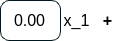
<?xml version="1.0" encoding="UTF-8"?>
<ui version="4.0">
 <class>BoxesClass</class>
 <widget class="QWidget" name="BoxesClass">
  <property name="geometry">
   <rect>
    <x>0</x>
    <y>0</y>
    <width>123</width>
    <height>41</height>
   </rect>
  </property>
  <property name="minimumSize">
   <size>
    <width>123</width>
    <height>41</height>
   </size>
  </property>
  <property name="maximumSize">
   <size>
    <width>123</width>
    <height>41</height>
   </size>
  </property>
  <property name="windowTitle">
   <string>Boxes</string>
  </property>
  <property name="styleSheet">
   <string notr="true">background-color: #ffffff;

</string>
  </property>
  <layout class="QHBoxLayout" name="horizontalLayout">
   <property name="spacing">
    <number>0</number>
   </property>
   <property name="leftMargin">
    <number>0</number>
   </property>
   <property name="topMargin">
    <number>0</number>
   </property>
   <property name="rightMargin">
    <number>0</number>
   </property>
   <property name="bottomMargin">
    <number>0</number>
   </property>
   <item>
    <widget class="QDoubleSpinBox" name="box">
     <property name="sizePolicy">
      <sizepolicy hsizetype="Fixed" vsizetype="Fixed">
       <horstretch>0</horstretch>
       <verstretch>0</verstretch>
      </sizepolicy>
     </property>
     <property name="minimumSize">
      <size>
       <width>61</width>
       <height>41</height>
      </size>
     </property>
     <property name="maximumSize">
      <size>
       <width>61</width>
       <height>41</height>
      </size>
     </property>
     <property name="font">
      <font>
       <family>Arial</family>
       <pointsize>12</pointsize>
       <bold>false</bold>
      </font>
     </property>
     <property name="styleSheet">
      <string notr="true">color: #000000;
border:  1px solid #00171F;
border-radius: 9px;</string>
     </property>
     <property name="alignment">
      <set>Qt::AlignmentFlag::AlignCenter</set>
     </property>
     <property name="buttonSymbols">
      <enum>QAbstractSpinBox::ButtonSymbols::NoButtons</enum>
     </property>
     <property name="minimum">
      <double>-999999999.990000009536743</double>
     </property>
     <property name="maximum">
      <double>999999999.990000009536743</double>
     </property>
     <property name="stepType">
      <enum>QAbstractSpinBox::StepType::DefaultStepType</enum>
     </property>
    </widget>
   </item>
   <item>
    <widget class="QLabel" name="x_n">
     <property name="minimumSize">
      <size>
       <width>31</width>
       <height>41</height>
      </size>
     </property>
     <property name="maximumSize">
      <size>
       <width>31</width>
       <height>41</height>
      </size>
     </property>
     <property name="font">
      <font>
       <family>Arial</family>
       <pointsize>12</pointsize>
      </font>
     </property>
     <property name="styleSheet">
      <string notr="true">color: #000000;
border: none;
</string>
     </property>
     <property name="text">
      <string>x_1</string>
     </property>
     <property name="alignment">
      <set>Qt::AlignmentFlag::AlignCenter</set>
     </property>
    </widget>
   </item>
   <item>
    <widget class="QLabel" name="plus">
     <property name="minimumSize">
      <size>
       <width>31</width>
       <height>41</height>
      </size>
     </property>
     <property name="maximumSize">
      <size>
       <width>31</width>
       <height>41</height>
      </size>
     </property>
     <property name="font">
      <font>
       <family>Arial</family>
       <pointsize>12</pointsize>
       <bold>true</bold>
      </font>
     </property>
     <property name="styleSheet">
      <string notr="true">color: #000000;
border: none;
</string>
     </property>
     <property name="text">
      <string>+</string>
     </property>
     <property name="alignment">
      <set>Qt::AlignmentFlag::AlignCenter</set>
     </property>
    </widget>
   </item>
  </layout>
 </widget>
 <layoutdefault spacing="6" margin="11"/>
 <resources/>
 <connections/>
</ui>
